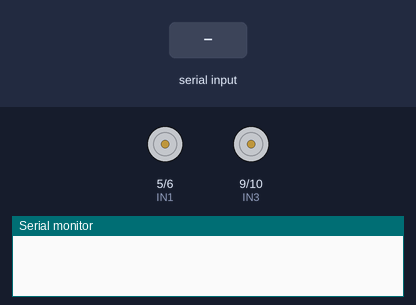
This sketch was run on a simulated Arduino Uno, built with avr-gcc and run on an emulated ATmega328P. On the bench: motor-driver pin pairs drawn as motors (green arrow = first pin HIGH = forward, orange = second pin HIGH = backward, longer = more drive, scaled by the enable pin), the last lines printed to the serial monitor. The test bench sets the inputs (shaded band).

Above: at 1.2 s.
1.3 s: "COME\n" received over Serial
At 1.6 s:
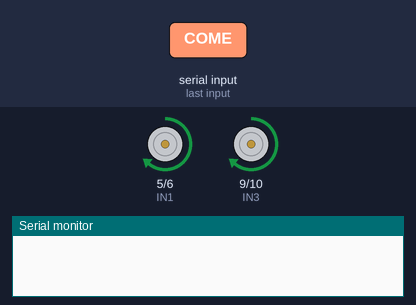
4.3 s: "DOCK\n" received over Serial
At 5.1 s:
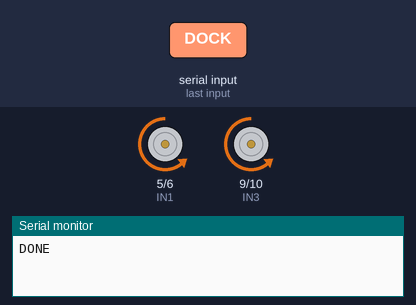
Timing chart, 0 to 8.8 s (numbered marks = the images above; inputs shaded):
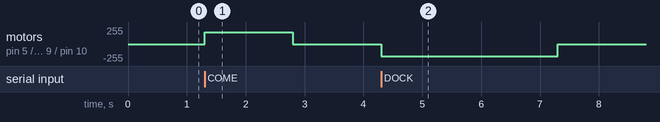

Measured:
- after the input at 1.3 s, motor on pin 5 (IN1) / pin 6 (IN2), motor on pin 9 (IN3) / pin 10 (IN4): stopped → forward 180/255 at once, → stopped 1.5 s later
- after the input at 4.3 s, motor on pin 5 (IN1) / pin 6 (IN2), motor on pin 9 (IN3) / pin 10 (IN4): stopped → backward 180/255 at once, → stopped 3.0 s later

The sketch:

scout-motor.ino
```cpp
// Scout motor controller firmware — Arduino/ESP32
// Serial protocol: STOP | GOTO <name> | COME | PING
// Wire L298N: IN1-4, ENA, ENB per robot/docs/hardware.md

#define IN1 5
#define IN2 6
#define IN3 9
#define IN4 10
#define ENA 3
#define ENB 11

const int SPEED = 180;  // PWM 0-255 — tune down for indoor use

void setup() {
  Serial.begin(115200);
  pinMode(IN1, OUTPUT);
  pinMode(IN2, OUTPUT);
  pinMode(IN3, OUTPUT);
  pinMode(IN4, OUTPUT);
  pinMode(ENA, OUTPUT);
  pinMode(ENB, OUTPUT);
  stopMotors();
}

void loop() {
  if (!Serial.available()) return;
  String line = Serial.readStringUntil('\n');
  line.trim();
  if (line == "PING") {
    Serial.println("PONG");
  } else if (line == "STOP") {
    stopMotors();
    Serial.println("OK");
  } else if (line == "COME") {
    driveForward(1500);
    Serial.println("DONE");
  } else if (line == "DOCK") {
    driveBackward(3000);
    Serial.println("DONE");
  } else if (line.startsWith("GOTO ")) {
    String dest = line.substring(5);
    if (dest == "kitchen") driveForward(3000);
    else if (dest == "desk") driveForward(1500);
    else if (dest == "bedroom") driveForward(4000);
    else driveForward(2000);
    Serial.println("DONE");
  }
}

void driveForward(unsigned long ms) {
  digitalWrite(IN1, HIGH);
  digitalWrite(IN2, LOW);
  digitalWrite(IN3, HIGH);
  digitalWrite(IN4, LOW);
  analogWrite(ENA, SPEED);
  analogWrite(ENB, SPEED);
  delay(ms);
  stopMotors();
}

void driveBackward(unsigned long ms) {
  digitalWrite(IN1, LOW);
  digitalWrite(IN2, HIGH);
  digitalWrite(IN3, LOW);
  digitalWrite(IN4, HIGH);
  analogWrite(ENA, SPEED);
  analogWrite(ENB, SPEED);
  delay(ms);
  stopMotors();
}

void stopMotors() {
  digitalWrite(IN1, LOW);
  digitalWrite(IN2, LOW);
  digitalWrite(IN3, LOW);
  digitalWrite(IN4, LOW);
  analogWrite(ENA, 0);
  analogWrite(ENB, 0);
}
```
